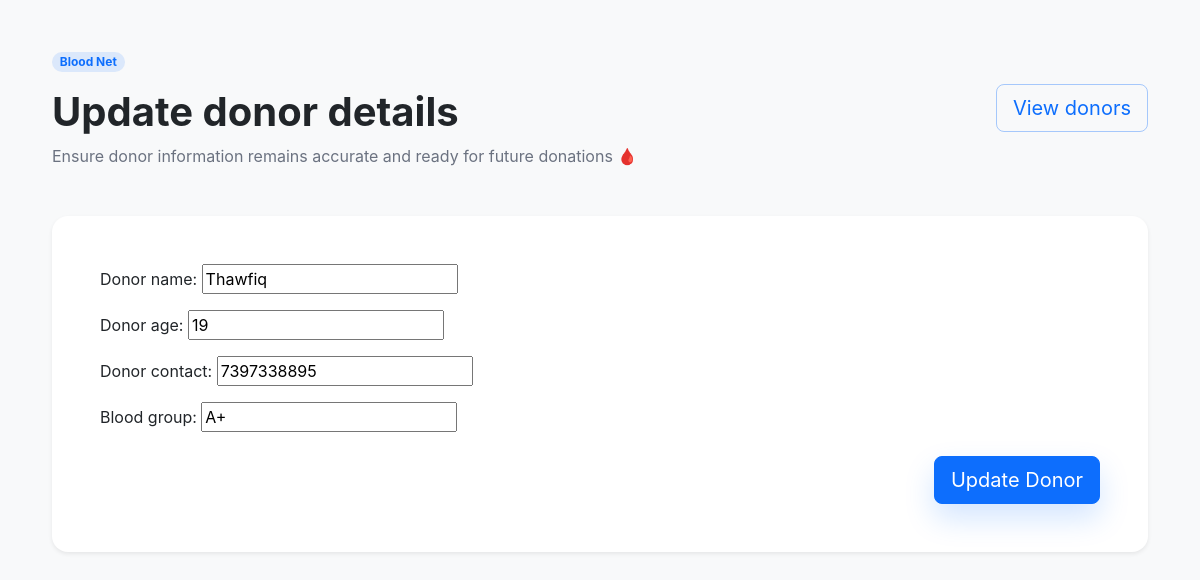
The app's page /donor/update/1/, older data.
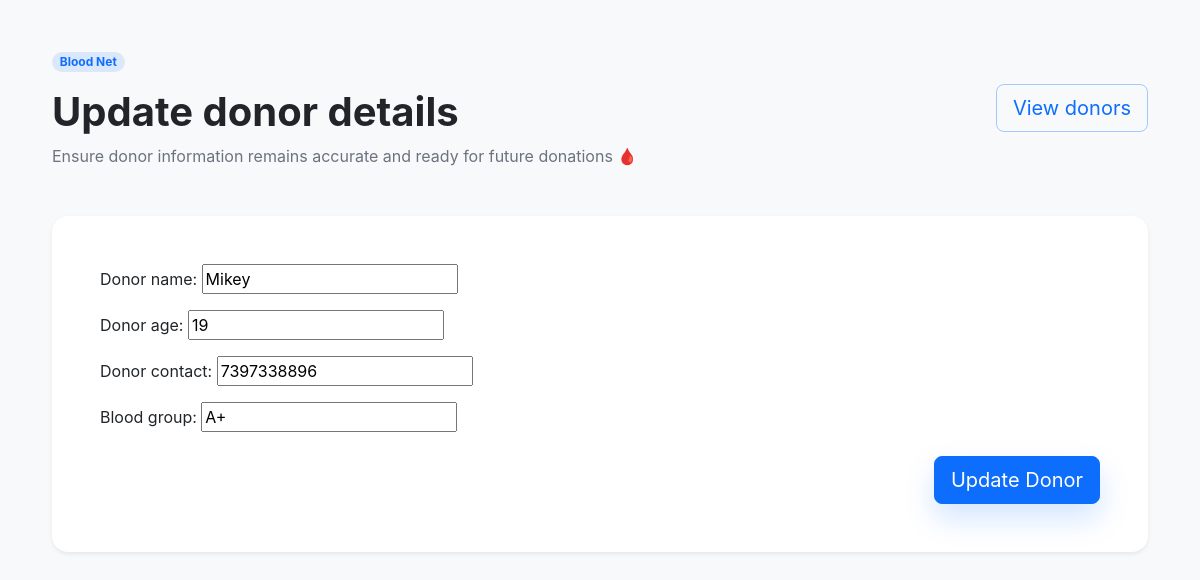
The same page, newer data.
### bloodnet/models.py (models this page shows, shortened)
class add_donors(models.Model):
    donor_name=models.CharField(max_length=100)
    donor_age=models.IntegerField(default=None)
    donor_contact=models.IntegerField(default=None)
    blood_group=models.CharField(max_length=10)

### bloodnet/views.py (the view, shortened to what this page needs)
# urls.py: path('update/<int:id>/',donor_update.as_view(),name='donor_update'),
class donor_update(View):
    def get(self,request,id):
        updated_donor=add_donors.objects.get(id=id)
        context={
            'donor_form':donor_form(instance=updated_donor),
            'page_titel':'Update donor details',
            'subtitle':'Ensure donor information remains accurate and ready for future donations 🩸 ',
            'button_text':'Update Donor'
        }
        return render(request,'donor_form.html',context)

### bloodnet/form.py
class donor_form(ModelForm):
    class Meta:
        model=add_donors
        fields='__all__'

### frontend/templates/donor_form.html (shortened to what this page needs)
{% load static %}
<!DOCTYPE html>
<html lang="en">
<head>
    <link href="https://cdn.jsdelivr.net/npm/bootstrap@5.3.2/dist/css/bootstrap.min.css" rel="stylesheet">
    <link rel="stylesheet" href="{% static 'frontend/styles.css' %}">
</head>
<body class="bg-light text-body">
    <div class="container py-5">
        <div class="d-flex flex-column flex-md-row align-items-start align-items-md-center justify-content-between gap-4 mb-5">
            <div>
                <span class="badge rounded-pill bg-primary bg-opacity-10 text-primary mb-3">Blood Net</span>
                <h1 class="display-6 fw-bold mb-2">{{page_titel}}</h1>
                <p class="text-secondary mb-0">{{subtitle}}</p>
            </div>
            <a href="/donor/view/" class="btn btn-outline-primary btn-lg">View donors</a>
        </div>
        <div class="card shadow-sm border-0">
            <div class="card-body p-4 p-lg-5">
                <form method="POST" novalidate>
                    <div class="mb-4">
                        {{ donor_form.as_p }}
                    </div>
                    <div class="d-flex justify-content-end mt-4">
                        <button type="submit" class="btn btn-primary btn-lg">{{button_text}}</button>
                    </div>
                </form>
            </div>
        </div>
    </div>
</body>
</html>

Row changes from the older to the newer data that the page shows:
changed add_donors: donor_name "Thawfiq" → "Mikey"; donor_contact "7397338895" → "7397338896"
